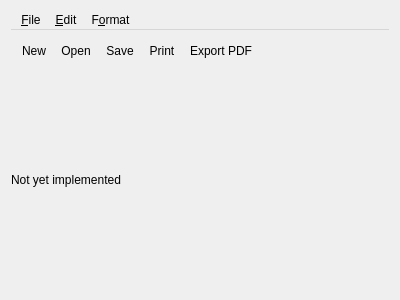
<?xml version="1.0" encoding="UTF-8"?>
<ui version="4.0">
 <class>GameInformationDialog</class>
 <widget class="QDialog" name="GameInformationDialog">
  <property name="geometry">
   <rect>
    <x>0</x>
    <y>0</y>
    <width>400</width>
    <height>300</height>
   </rect>
  </property>
  <property name="windowTitle">
   <string>Game Information</string>
  </property>
  <layout class="QVBoxLayout" name="verticalLayout" stretch="0,0,1">
   <item>
    <widget class="QMenuBar" name="menuBar">
     <widget class="QMenu" name="menuFile">
      <property name="title">
       <string>&amp;File</string>
      </property>
      <addaction name="actionNew"/>
      <addaction name="actionOpen"/>
      <addaction name="separator"/>
      <addaction name="actionSave"/>
      <addaction name="actionSaveAs"/>
      <addaction name="separator"/>
      <addaction name="actionPrint"/>
      <addaction name="actionPrintPreview"/>
      <addaction name="actionExportPDF"/>
     </widget>
     <widget class="QMenu" name="menuEdit">
      <property name="title">
       <string>&amp;Edit</string>
      </property>
      <addaction name="actionUndo"/>
      <addaction name="actionRedo"/>
      <addaction name="separator"/>
      <addaction name="actionCut"/>
      <addaction name="actionCopy"/>
      <addaction name="actionPaste"/>
     </widget>
     <widget class="QMenu" name="menuFormat">
      <property name="title">
       <string>F&amp;ormat</string>
      </property>
      <addaction name="actionBold"/>
      <addaction name="actionItalic"/>
      <addaction name="actionUnderline"/>
      <addaction name="separator"/>
      <addaction name="actionLeft"/>
      <addaction name="actionCenter"/>
      <addaction name="actionRight"/>
      <addaction name="actionIndent"/>
      <addaction name="actionUnindent"/>
      <addaction name="separator"/>
      <addaction name="actionColor"/>
      <addaction name="separator"/>
      <addaction name="actionChecked"/>
     </widget>
     <addaction name="menuFile"/>
     <addaction name="menuEdit"/>
     <addaction name="menuFormat"/>
    </widget>
   </item>
   <item>
    <widget class="QToolBar" name="toolBar">
    <addaction name="actionNew"/>
    <addaction name="actionOpen"/>
    <addaction name="actionSave"/>
    <addaction name="actionPrint"/>
    <addaction name="actionExportPDF"/>
    </widget>
   </item>
   <item>
    <widget class="QLabel" name="label">
     <property name="text">
      <string>Not yet implemented</string>
     </property>
    </widget>
   </item>
  </layout>
  <action name="actionNew">
   <property name="text">
    <string>&amp;New</string>
   </property>
  </action>
  <action name="actionOpen">
   <property name="text">
    <string>&amp;Open...</string>
   </property>
  </action>
  <action name="actionSave">
   <property name="text">
    <string>&amp;Save</string>
   </property>
  </action>
  <action name="actionSaveAs">
   <property name="text">
    <string>Save &amp;As...</string>
   </property>
  </action>
  <action name="actionPrint">
   <property name="text">
    <string>&amp;Print...</string>
   </property>
  </action>
  <action name="actionPrintPreview">
   <property name="text">
    <string>Print Preview...</string>
   </property>
  </action>
  <action name="actionExportPDF">
   <property name="text">
    <string>&amp;Export PDF...</string>
   </property>
  </action>
  <action name="actionUndo">
   <property name="text">
    <string>&amp;Undo</string>
   </property>
  </action>
  <action name="actionRedo">
   <property name="text">
    <string>&amp;Redo</string>
   </property>
  </action>
  <action name="actionCut">
   <property name="text">
    <string>Cu&amp;t</string>
   </property>
  </action>
  <action name="actionCopy">
   <property name="text">
    <string>&amp;Copy</string>
   </property>
  </action>
  <action name="actionPaste">
   <property name="text">
    <string>&amp;Paste</string>
   </property>
  </action>
  <action name="actionBold">
   <property name="text">
    <string>&amp;Bold</string>
   </property>
  </action>
  <action name="actionItalic">
   <property name="text">
    <string>&amp;Italic</string>
   </property>
  </action>
  <action name="actionUnderline">
   <property name="text">
    <string>&amp;Underline</string>
   </property>
  </action>
  <action name="actionLeft">
   <property name="text">
    <string>&amp;Left</string>
   </property>
  </action>
  <action name="actionCenter">
   <property name="text">
    <string>C&amp;enter</string>
   </property>
  </action>
  <action name="actionRight">
   <property name="text">
    <string>&amp;Justify</string>
   </property>
  </action>
  <action name="actionIndent">
   <property name="text">
    <string>&amp;Indent</string>
   </property>
  </action>
  <action name="actionUnindent">
   <property name="text">
    <string>&amp;Unindent</string>
   </property>
  </action>
  <action name="actionColor">
   <property name="text">
    <string>&amp;Color</string>
   </property>
  </action>
  <action name="actionChecked">
   <property name="text">
    <string>Chec&amp;ked</string>
   </property>
  </action>
 </widget>
 <resources/>
 <connections/>
</ui>
